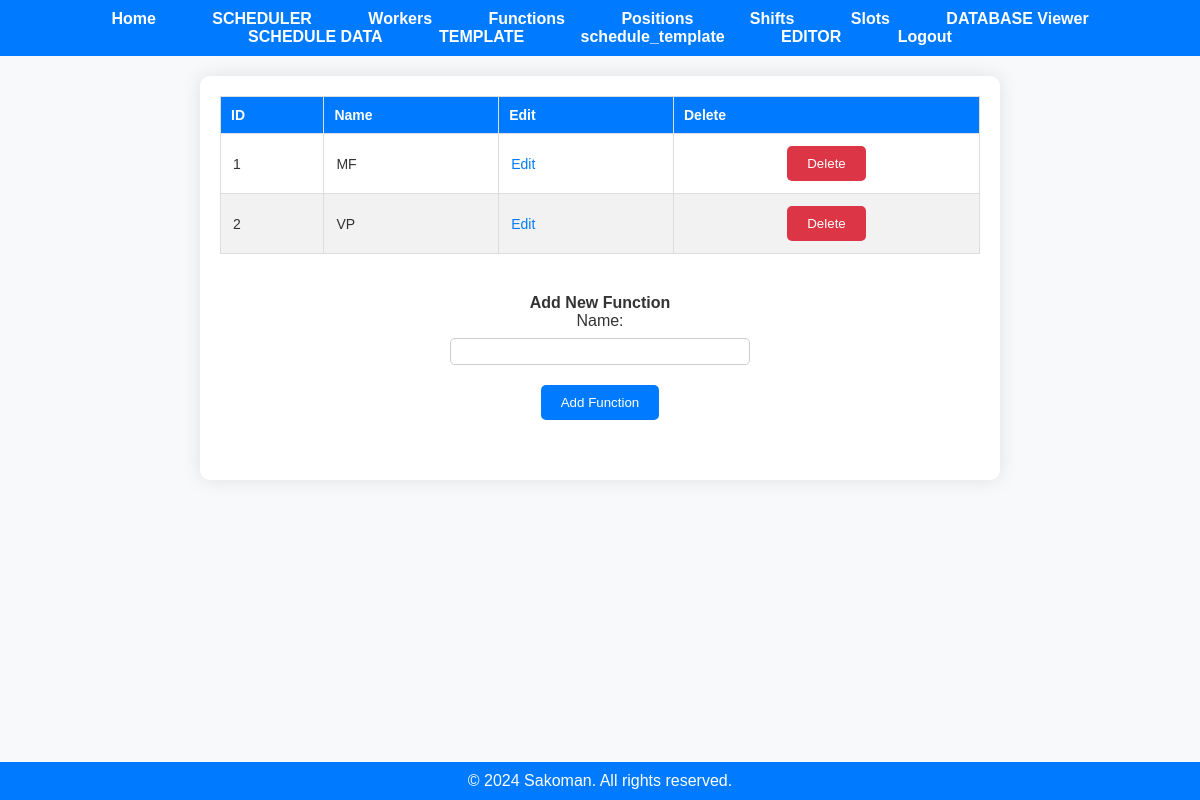
The app's page /functions (signed in), older data.
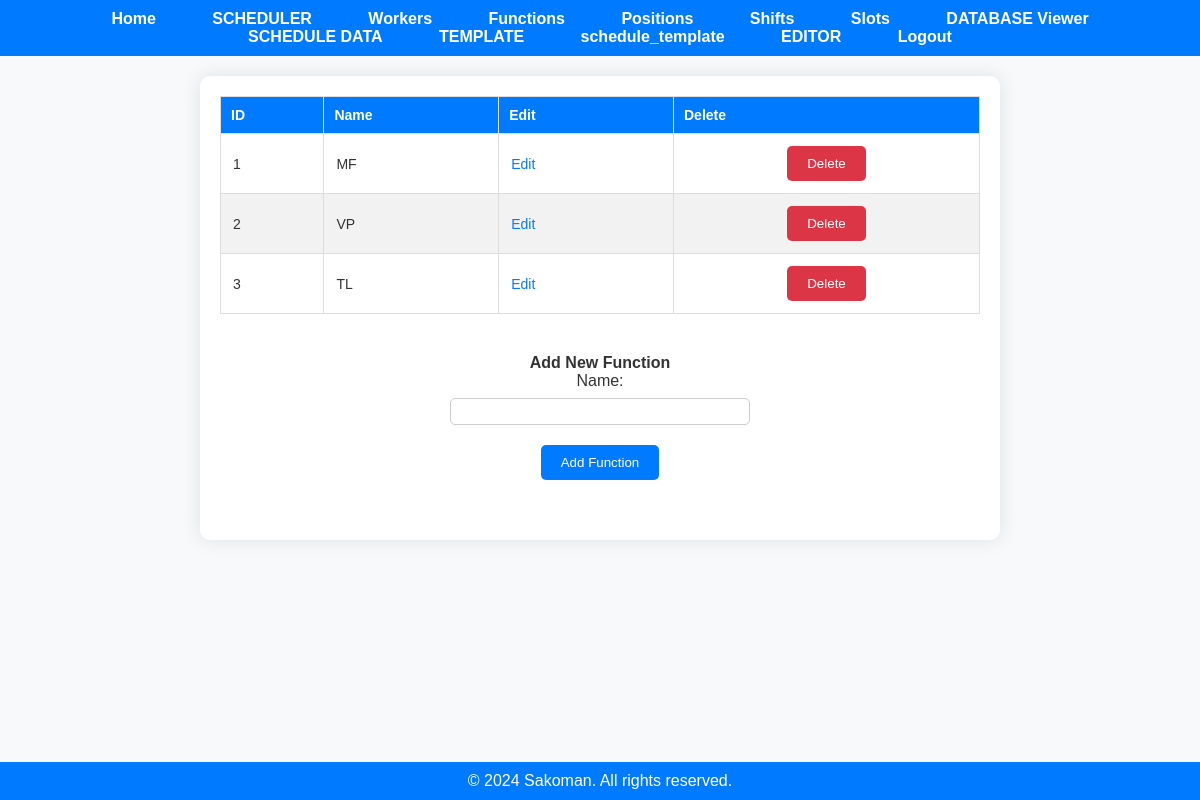
The same page, newer data.
### app.py (models this page shows)
class Function(db.Model):
    function_id = db.Column(db.Integer, primary_key=True)
    user_id = db.Column(db.Integer, nullable=False)
    name = db.Column(db.String(50), nullable=False)
    workers = db.relationship('Worker', back_populates='function')

### app.py (the view)
@app.route('/functions')
@employer_required
def display_functions():
    if 'user_id' not in session:
        flash('You must be logged in to view this page.', 'error')
        return redirect(url_for('login'))
    user_id = session['user_id']
    functions = fetch_all(user_id, 'Function')
    return render_template('functions.html', functions=functions)

### app.py (called while the page is built)
@login_manager.user_loader
def load_user(user_id):
    return User.query.get(int(user_id))

def employer_required(func):
    @wraps(func)
    def decorated_function(*args, **kwargs):
        if not current_user.is_authenticated:
            flash('You must be logged in to view this page.', 'error')
            return redirect(url_for('login'))
        if current_user.role != 'employer':
            flash('You do not have permission to view this page.', 'error')
            return redirect('/')
        return func(*args, **kwargs)
    return decorated_function

def fetch_all(user_id, table_name):
    if table_name not in ['Worker', 'Function', 'Position', 'Shift', 'Slot', 'Year_Days', 'Schedule']:
        return None
    table_class = globals()[table_name]
    items = table_class.query.filter_by(user_id=user_id).all()
    return items

### templates/functions.html (shortened to what this page needs)
<!DOCTYPE html>
<html lang="en">
<head>
    <link rel="stylesheet" href="{{ url_for('static', filename='styles.css') }}">
</head>
<body>
    {% include 'navbar.html' %}
    <div class="container">
        <div class="existing-items-section">
            {% if functions %}
                <table class="data-table">
                    <thead>
                        <tr>
                            <th>ID</th>
                            <th>Name</th>
                            <th>Edit</th>
                            <th>Delete</th>
                        </tr>
                    </thead>
                    <tbody>
                        {% for function in functions %}
                            <tr>
                                <td>{{ function.function_id }}</td>
                                <td>{{ function.name }}</td>
                                <td>
                                    <a href="/edit/Function/{{ function.function_id }}" class="action-link">Edit</a>
                                </td>
                                <td>
                                    <form action="/delete/Function/{{ function.function_id }}" method="post">
                                        <button type="submit" class="delete-button">Delete</button>
                                    </form>
                                </td>
                            </tr>
                        {% endfor %}
                    </tbody>
                </table>
            {% else %}
                <p>No functions available.</p>
            {% endif %}
        </div>
        <div class="add-item-section">
            <h2>Add New Function</h2>
            <form action="/add/Function" method="post" class="add-form">
                <label for="name">Name:</label>
                <input type="text" id="name" name="name">
                <button type="submit" class="add-button">Add Function</button>
            </form>
        </div>
    </div>
    <div class="footer">
        &copy; 2024 Sakoman. All rights reserved.
    </div>
</body>
</html>

Row changes from the older to the newer data that the page shows:
added Function: function_id "3", name "TL"
